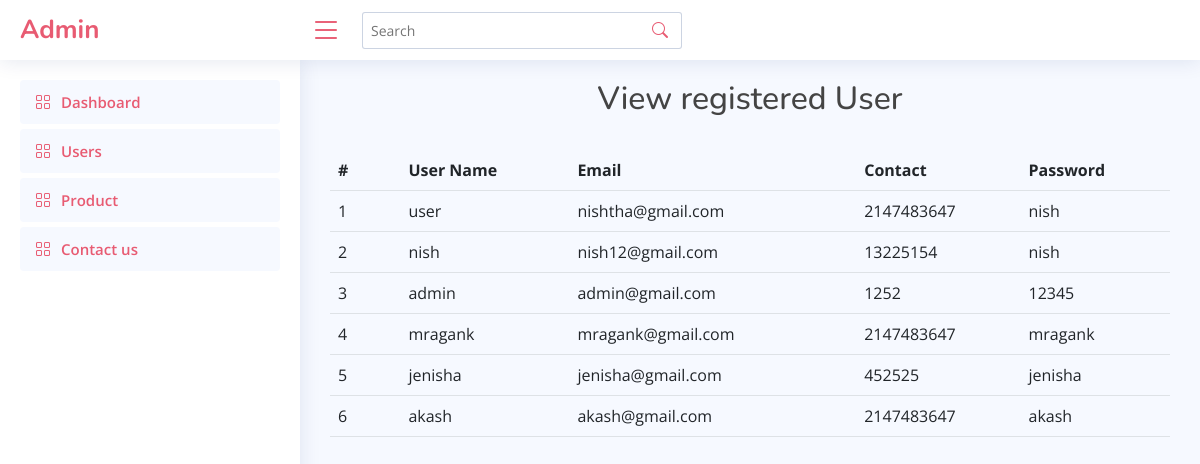
/admin/user_admin.php, run on the app's committed database.
### tables this page shows
CREATE TABLE `user` (
  `user_id` int(10) NOT NULL,
  `username` varchar(30) NOT NULL,
  `password` varchar(20) NOT NULL,
  `confirm_password` varchar(20) NOT NULL,
  `contact_no` int(10) NOT NULL,
  `address` varchar(100) DEFAULT NULL,
  `email` varchar(50) NOT NULL
);

### admin/user_admin.php (the view, shortened to what this page needs)
<!DOCTYPE html>
<html lang="en">
<head>
  <link href="assets/vendor/bootstrap/css/bootstrap.min.css" rel="stylesheet">
  <link href="assets/vendor/bootstrap-icons/bootstrap-icons.css" rel="stylesheet">
  <link href="assets/vendor/boxicons/css/boxicons.min.css" rel="stylesheet">
  <link href="assets/vendor/quill/quill.snow.css" rel="stylesheet">
  <link href="assets/vendor/quill/quill.bubble.css" rel="stylesheet">
  <link href="assets/vendor/remixicon/remixicon.css" rel="stylesheet">
  <link href="assets/vendor/simple-datatables/style.css" rel="stylesheet">
  <link href="assets/css/style.css" rel="stylesheet">
</head>
<body>
  <header id="header" class="header fixed-top d-flex align-items-center">
    <div class="d-flex align-items-center justify-content-between">
      <a href="index.php" class="logo d-flex align-items-center">
        <span class="d-none d-lg-block">Admin</span>
      </a>
      <i class="bi bi-list toggle-sidebar-btn"></i>
    </div>
    <div class="search-bar">
      <form class="search-form d-flex align-items-center" method="POST" action="#">
        <input type="text" name="query" placeholder="Search" title="Enter search keyword">
        <button type="submit" title="Search"><i class="bi bi-search"></i></button>
      </form>
    </div>
  </header>
  <aside id="sidebar" class="sidebar">
<ul class="sidebar-nav" id="sidebar-nav">
  <li class="nav-item">
    <a class="nav-link " href="index.php">
      <i class="bi bi-grid"></i>
      <span>Dashboard</span>
    </a>
  </li>
  <li class="nav-item">
    <a class="nav-link " href="user_admin.php">
      <i class="bi bi-grid"></i>
      <span>Users</span>
    </a>
  </li>
  <li class="nav-item">
    <a class="nav-link " href="product.php">
      <i class="bi bi-grid"></i>
      <span>Product</span>
    </a>
  </li>
  <li class="nav-item">
    <a class="nav-link " href="contact_admin.php">
      <i class="bi bi-grid"></i>
      <span>Contact us</span>
    </a>
  </li>
</ul>
</aside>
  <main id="main" class="main">
  <?php
include 'connection.php';
$query = "SELECT * from user;";
$data = mysqli_query($conn, $query);
?>
	<h2 class="text-center">View registered User</h2><br>
<table class="table">
<tr>
			<th width="5%">#</th>
			<th width="12%">User Name</th>
			<th width="20%">Email</th>
			<th width="10%">Contact</th>
            <th width="10%">Password</th>
		</tr>
        <?php
            while ($result = mysqli_fetch_assoc($data)) {
                echo "<tr>
                <td>" . $result["user_id"] . "</td>
                <td>" . $result["username"] . "</td>
                <td>" . $result["email"] . "</td>
                <td>" . $result["contact_no"] . "</td>
                <td>" . $result["password"] . "</td>";
            }
            echo "</table>";
        ?>
  </main>
</body>
</html>

### admin/assets/css/style.css (style rules this page uses)
:root { scroll-behavior: smooth; }
body { font-family: "Open Sans", sans-serif; background: #f6f9ff; color: #444444; }
a { color: #E85B72; text-decoration: none; }
h1, h2, h3, h4, h5, h6 { font-family: "Nunito", sans-serif; }
#main { margin-top: 60px; padding: 20px 30px; transition: all 0.3s; }
.logo { line-height: 1; }
@media (min-width: 1200px) { .logo { width: 280px; } }
.logo span { font-size: 26px; font-weight: 700; color: #E85B72; font-family: "Nunito", sans-serif; }
.header { transition: all 0.5s; z-index: 997; height: 60px; box-shadow: 0px 2px 20px rgba(1, 41, 112, 0.1); background-color: #fff; padding-left: 20px; }
.header .toggle-sidebar-btn { font-size: 32px; padding-left: 10px; cursor: pointer; color: #E85B72; }
.header .search-bar { min-width: 360px; padding: 0 20px; }
.header .search-form { width: 100%; }
.header .search-form input { border: 0; font-size: 14px; color: #E85B72; border: 1px solid rgba(1, 41, 112, 0.2); padding: 7px 38px 7px 8px; border-radius: 3px; transition: 0.3s; width: 100%; }
.header .search-form button { border: 0; padding: 0; margin-left: -30px; background: none; }
.header .search-form button i { color: #E85B72; }
.sidebar { position: fixed; top: 60px; left: 0; bottom: 0; width: 300px; z-index: 996; transition: all 0.3s; padding: 20px; overflow-y: auto; scrollbar-width: thin; scrollbar-color: #aab7cf transparent; box-shadow: 0px 0px 20px rgba(1, 41, 112, 0.1); background-color: #fff; }
@media (min-width: 1200px) { #main, #footer { margin-left: 300px; } }
.sidebar-nav { padding: 0; margin: 0; list-style: none; }
.sidebar-nav li { padding: 0; margin: 0; list-style: none; }
.sidebar-nav .nav-item { margin-bottom: 5px; }
.sidebar-nav .nav-link { display: flex; align-items: center; font-size: 15px; font-weight: 600; color: #E85B72; transition: 0.3; background: #f6f9ff; padding: 10px 15px; border-radius: 4px; }
.sidebar-nav .nav-link i { font-size: 16px; margin-right: 10px; color: #E85B72; }

### data on the page
user: user_id "1", username "user", email "nishtha@gmail.com", contact_no "2147483647", password "nish"
user: user_id "2", username "nish", email "nish12@gmail.com", contact_no "13225154", password "nish"
user: user_id "3", username "admin", email "admin@gmail.com", contact_no "1252", password "12345"
user: user_id "4", username "mragank", email "mragank@gmail.com", contact_no "2147483647", password "mragank"
user: user_id "5", username "jenisha", email "jenisha@gmail.com", contact_no "452525", password "jenisha"
user: user_id "6", username "akash", email "akash@gmail.com", contact_no "2147483647", password "akash"
